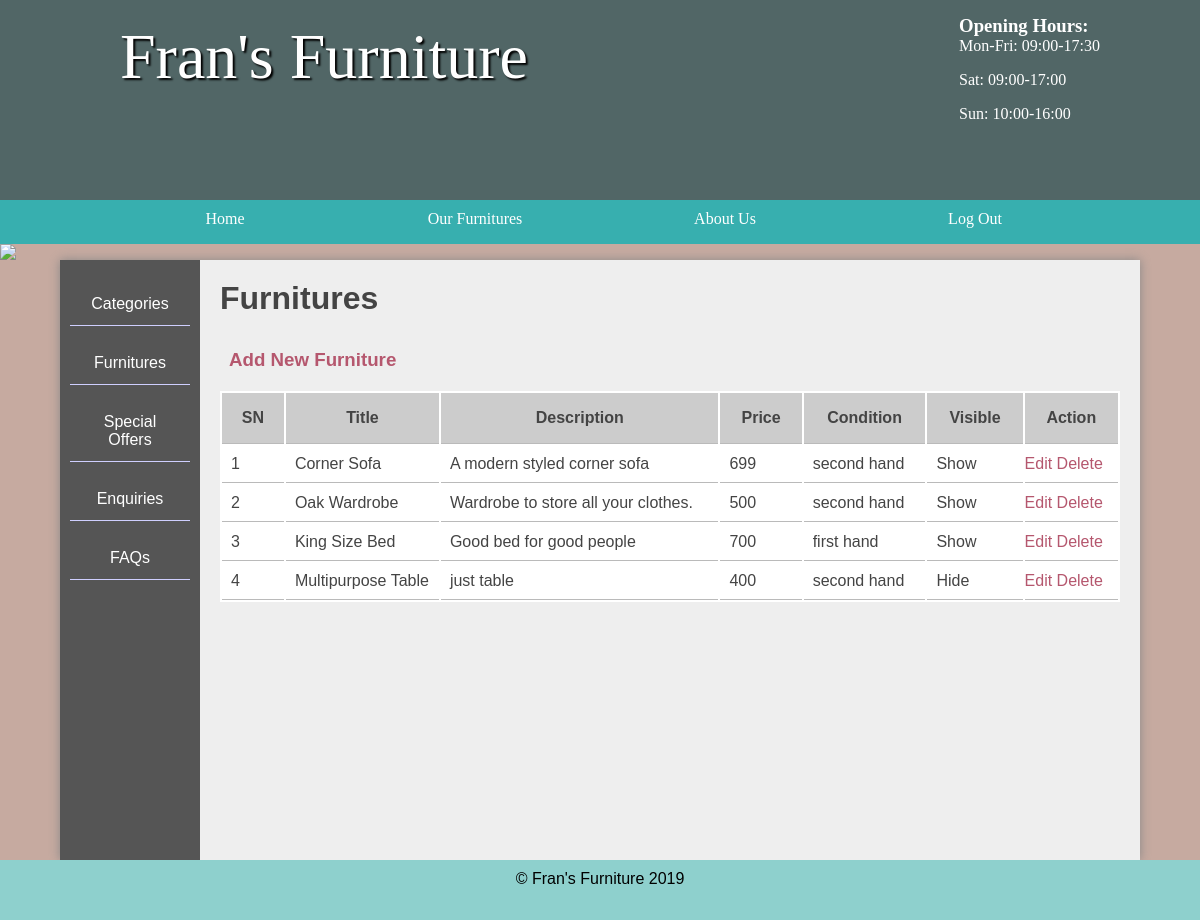
The page /admin/furnitures (signed in) on the database its author committed.
### tables this page shows
CREATE TABLE `furniture_table` (
  `id` int(11) NOT NULL,
  `name` varchar(255) DEFAULT NULL,
  `description` varchar(255) DEFAULT NULL,
  `price` int(11) DEFAULT NULL,
  `category_id` int(11) DEFAULT NULL,
  `visible` tinyint(1) NOT NULL DEFAULT '1',
  `furniture_condition` varchar(255) NOT NULL DEFAULT 'first hand'
);

### functions/loadTemplate.php (called while the page is built, shortened)
<?php
function loadTemplate($filename, $tempVars){
	extract($tempVars);
	require $filename;
	$content = ob_get_clean();
	return $content;
}

### pages/admin_area/furnitures.php (called while the page is built, shortened)
<?php
	$list_furn=$tbl_furniture->findAll();
	$list_furn_list=$list_furn->fetchAll();
	$cri=[
		'list_furn_list'=>$list_furn_list
	];
	$content = loadTemplate("../../template_views/admin_area/furnitures_temp.php", $cri);

### includes/admin_includes.php (called while the page is built, shortened)
<?php
	require '../../db/dbcon.php';
	require '../../classes/DatabaseTableQueries.php';
	require '../../functions/loadTemplate.php';
	$tbl_furniture = new DatabaseTableQueries('furniture_table');
?>

### classes/DatabaseTableQueries.php (called while the page is built, shortened)
<?php
class DatabaseTableQueries{
	public $table;
	public function __construct($table){
		$this->table = $table;
	}
	function findAll() {
	    global $pdo;
	    $stmt = $pdo->prepare("SELECT * FROM $this->table");
	    $stmt->execute();
	    return $stmt;
	}
}

### template_views/admin_area/furnitures_temp.php (the view, shortened to what this page needs)
<sction class="right">
<h2>Furnitures</h2>
<h3><a class="addnew" href="modifyFurniture">Add New Furniture</a></h3>
<table class="mytable">
	<thead>
	<tr>
		<th>SN</th>
		<th>Title</th>
		<th>Description</th>
		<th>Price</th>
		<th>Condition</th>
		<th>Visible</th>
		<th>Action</th>
	</tr>
	</thead>
		<?php
			$sn=1;
			foreach ($list_furn_list as $row) {
				echo '<tr><td>'.$sn.' </td>'.'<td>'.$row['name'].'</td><td>'.$row['description'].
				'</td><td>'.$row['price'].'</td><td>'.$row['furniture_condition'].'</td><td>'; if($row['visible']==1) echo'Show';else echo "Hide";?></td>
				<td style="padding: 0;"><a href="modifyFurniture&f_id=<?php echo $row['id'];?>">Edit</a>
				 <a onclick= "return confirm('Are you sure to delete?');" href="modifyFurniture&df_id=<?php echo $row['id']; ?>">Delete</a></td></tr>
					<?php $sn++; ?>
		 <?php }
	?>
</table>

### css/style.css (style rules this page uses)
* { margin: 0; padding: 0; }
html { font-family: 'Oxygen Regular', verdana, sans-serif; }
body { background-color: #C6AAA0; }
a { text-decoration: none; }
main h2 { font-size:2em; }
p, li, h2 { margin-bottom: 1em; }
table { width: 100%; margin-top: 20px; }
td { border-bottom: 1px solid #bababa; }
th { border-bottom: 1px solid #bababa; }
.stock .products, .admin .right { display: table-cell; padding: 20px; }
.right { padding: 20px; }
.mytable { background: #fff; }
.mytable tr th { padding: 1em; background: #ccc; }
.mytable tr td { padding: 1%; }
.mytable tr td a { text-decoration: none; color: #b5576e; }
.addnew { padding: 1%; color: #b5576e; text-decoration: none; }

### rows shown on the page
furniture_table: name "Corner Sofa", description "A modern styled corner sofa", price "699", furniture_condition "second hand", visible "Show"
furniture_table: name "Oak Wardrobe", description "Wardrobe to store all your clothes.", price "500", furniture_condition "second hand", visible "Show"
furniture_table: name "King Size Bed", description "Good bed for good people", price "700", furniture_condition "first hand", visible "Show"
furniture_table: name "Multipurpose Table", description "just table", price "400", furniture_condition "second hand", visible "Hide"

### other values the page prints
Date('Y') "2019"
